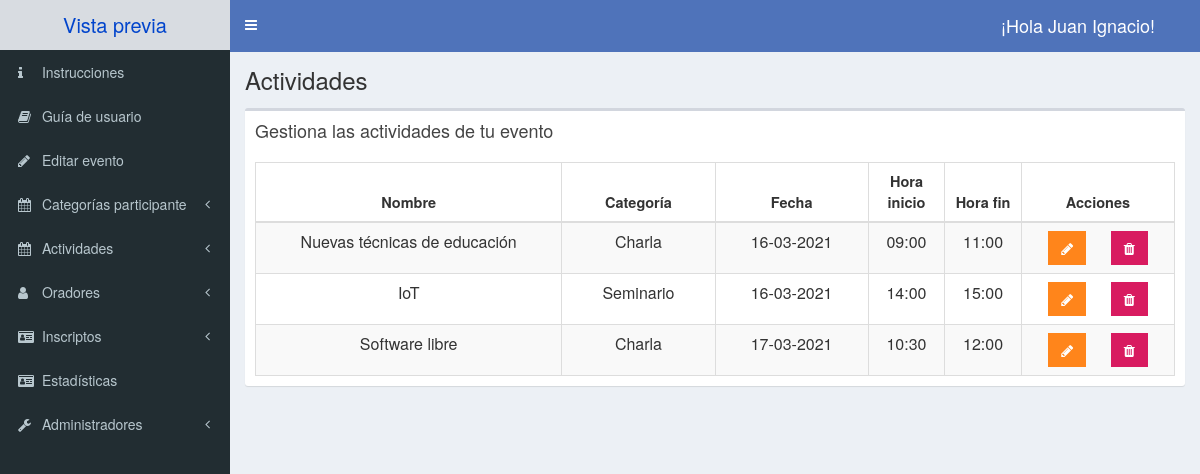
Before: /admin/lista-actividades.php (signed in) with the older database file.
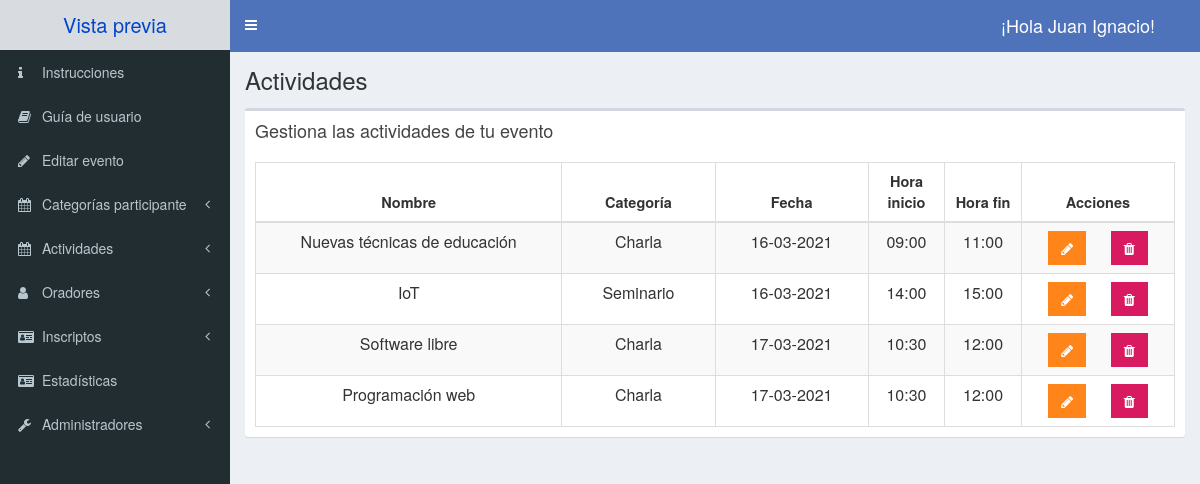
After: the same page with the newer database file.
### tables this page shows
CREATE TABLE actividad(
    id_actividad int NOT NULL AUTO_INCREMENT,
    nombre_act varchar(100) NOT NULL,
    fecha DATE NOT NULL,
    hora_inicio time NOT NULL,
    hora_fin time NOT NULL,
    descripcion varchar(1000) NOT NULL,
    id_categoria INT NOT NULL,
    id_evento int NOT NULL,
    PRIMARY KEY(id_actividad),
    FOREIGN KEY(id_categoria) REFERENCES categoria_act(id_categoria) ON DELETE CASCADE,
    FOREIGN KEY(id_evento) REFERENCES evento(id_evento) ON DELETE CASCADE
);

CREATE TABLE categoria_act(
    id_categoria int NOT NULL AUTO_INCREMENT,
    nombre varchar(50) NOT NULL,
    icono varchar(20) not NULL,
    PRIMARY KEY(id_categoria)
);

### admin/lista-actividades.php (the view, shortened to what this page needs)
<?php
include_once 'templates/header.php';
$id_evento= $_SESSION['id_evento'];
?>
<body class="hold-transition skin-blue sidebar-mini">
  <div class="wrapper">
    <?php
    include_once 'templates/barra.php';
    ?>
    <?php
    include_once 'templates/navegacion.php';
    ?>
    <div class="content-wrapper">
      <section class="content-header">
        <h1>
          Actividades
        </h1>
      </section>
      <section class="content">
        <div class="row centrar-contenido">
          <div class="col-xs-12">
            <div class="box">
              <div class="box-header">
                <h3 class="box-title">Gestiona las actividades de tu evento</h3>
              </div>
              <div class="box-body table-responsive">
                <table id="registros" class="table table-bordered table-striped text-center">
                  <thead>
                    <tr>
                      <th>Nombre</th>
                      <th class="col-xs-2">Categoría</th>
                      <th class="col-xs-2">Fecha</th>
                      <th class="col-xs-1">Hora inicio</th>
                      <th class="col-xs-1">Hora fin</th>
                      <th class="col-xs-2">Acciones</th>
                    </tr>
                  </thead>
                  <tbody>
                    <?php
                    try {
                      include_once 'funciones/funciones.php';
                      $sql = "
                      SELECT a.id_actividad, a.nombre_act, a.fecha, a.hora_inicio, a.hora_fin, a.id_categoria, c.nombre as nombre_cat
                      FROM actividad a INNER JOIN categoria_act c ON a.id_categoria=c.id_categoria
                      WHERE a.id_evento=" . $id_evento;
                      $tuplas = $db->query($sql);
                    } catch (Exception $e) {
                      echo "Error: " . $e->getMessage();
                    }
                    while ($actividad = $tuplas->fetch_assoc()) {
                    ?>
                      <tr>
                        <td><?php echo $actividad['nombre_act']; ?></td>
                        <td><?php echo $actividad['nombre_cat']; ?></td>
                        <td> <?php echo date_format(date_create($actividad['fecha']), 'd-m-Y'); ?></td>
                        <td> <?php echo date_format(date_create($actividad['hora_inicio']), 'H:i'); ?></td>
                        <td> <?php echo date_format(date_create($actividad['hora_fin']), 'H:i'); ?></td>
                        <td>
                          <?php $encrypt= openssl_encrypt($actividad['id_actividad'],"AES-128-ECB","unmdp2021"); ?>
                          <a href="editar-actividad.php?id=<?php echo urlencode($encrypt); ?>" class="btn bg-orange btn-flat margin">
                            <i class="fa fa-pencil"></i>
                          </a>
                          <a href="#" data-id="<?php echo $actividad['id_actividad']; ?>" data-tipo="actividad" url="control-evento.php" class="btn bg-maroon btn-flat margin borrar-registro">
                            <i class="fa fa-trash"></i>
                          </a>
                        </td>
                      </tr>
                    <?php
                    }
                    ?>
                </table>
              </div>
            </div>
          </div>
        </div>
      </section>
    </div>
    <?php
    include_once 'templates/footer.php';
    ?>

Changed rows visible on the page:
added actividad: nombre_act "Programación web", id_categoria.nombre "Charla", fecha "17-03-2021", hora_inicio "10:30", hora_fin "12:00"
